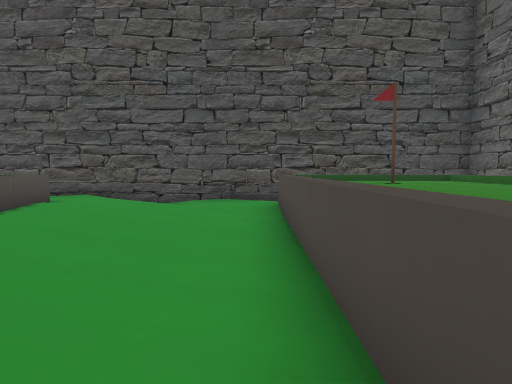
view 1 (above)

23 first-person views from a walk through a 3-D level made in the Godot game engine. The camera is 1.5 m above the floor, tilts 4° down and sees 80° across. The floor is counted in squares, 2 m on a side. Each view is taken from the middle of a square. On the plan, view 1 faces up. The plan holds only what a view shows up to about 10 squares ahead; the rest is blank. The place goes on beyond the plan. Some surface patterns are stand-ins.

view 2
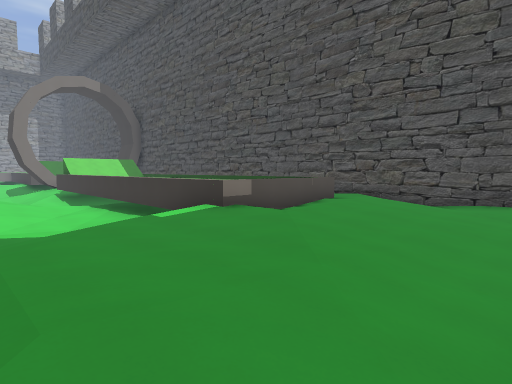

view 3
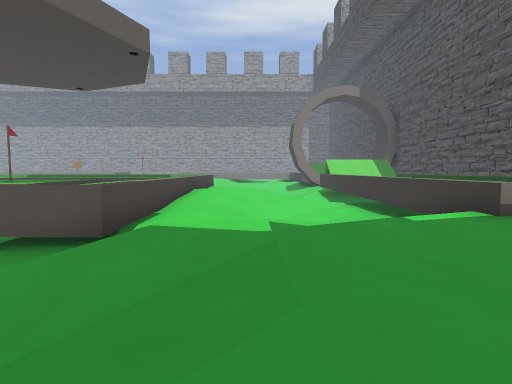

view 4
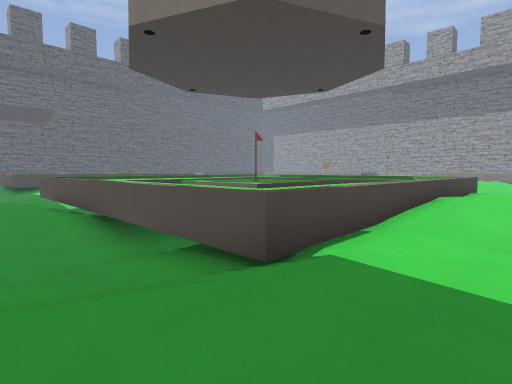

view 5
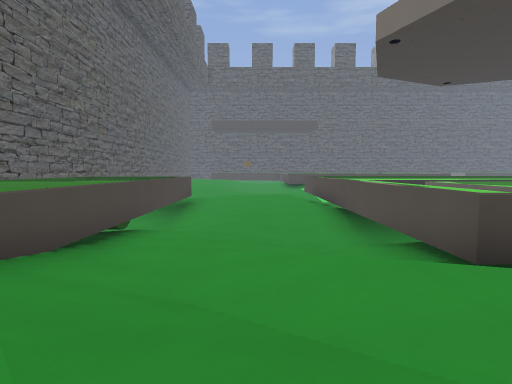

view 6
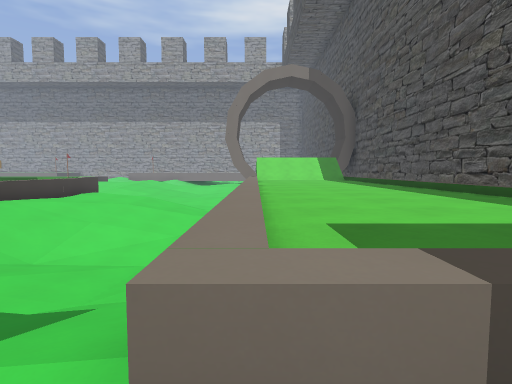

view 7
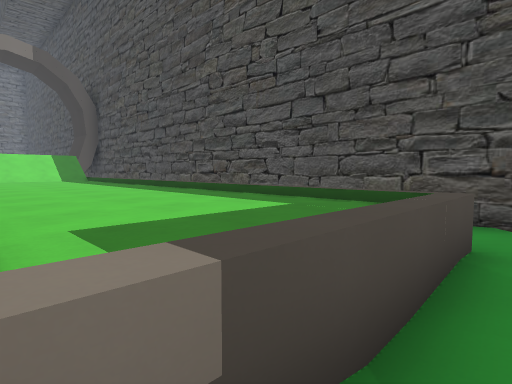

view 8
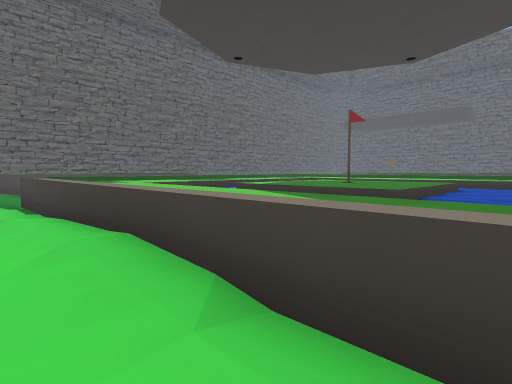

view 9
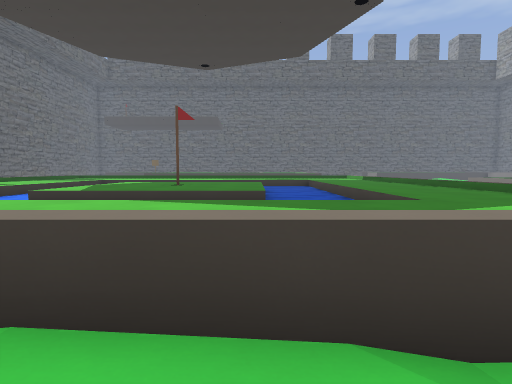

view 10
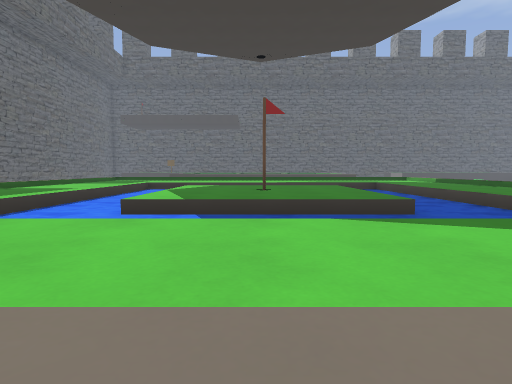

view 11
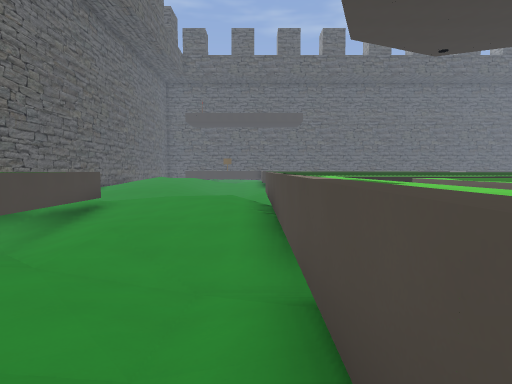

view 12
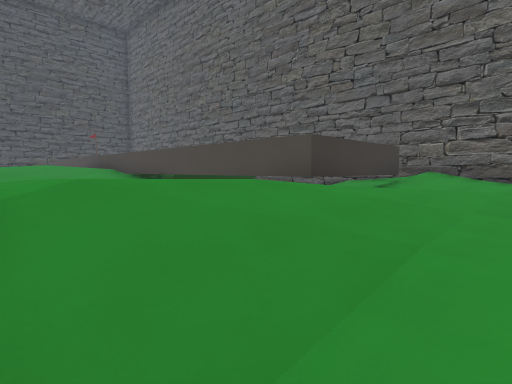

view 13
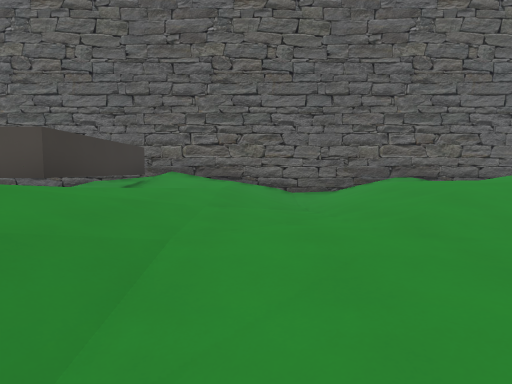

view 14
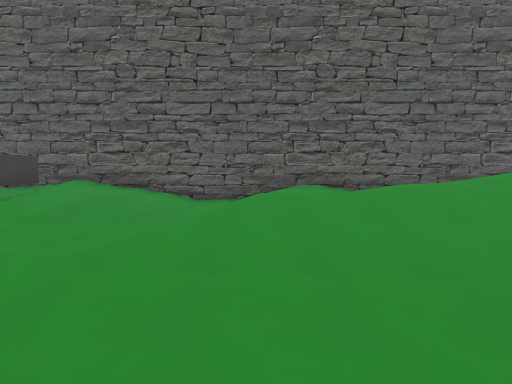

view 15
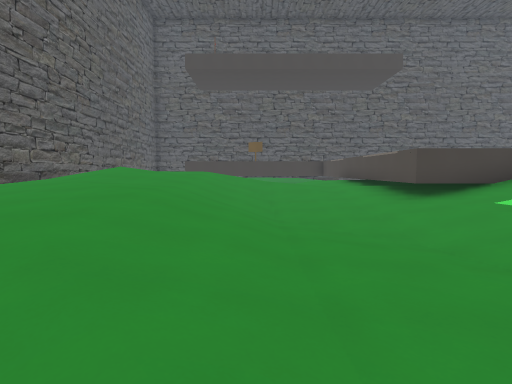

view 16
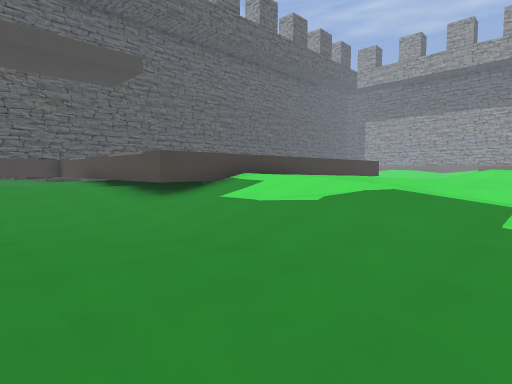

view 17
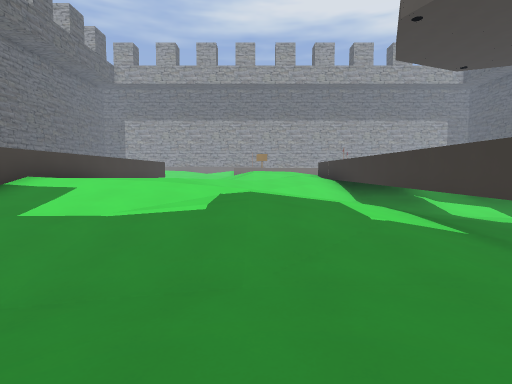

view 18
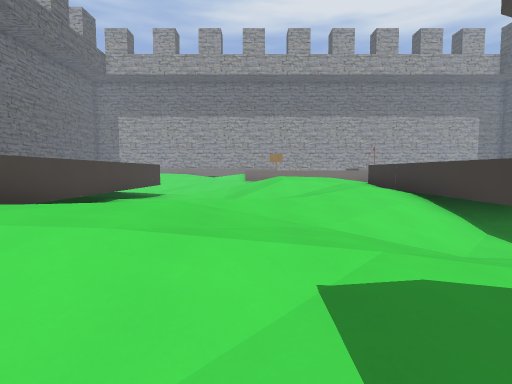

view 19
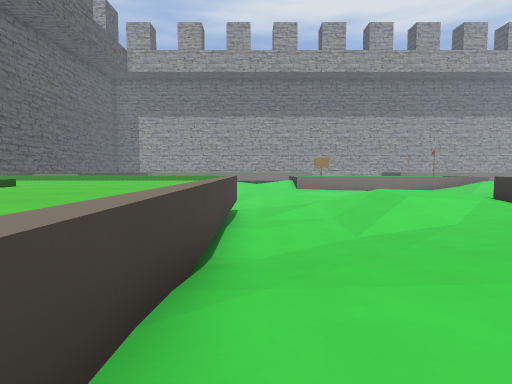

view 20
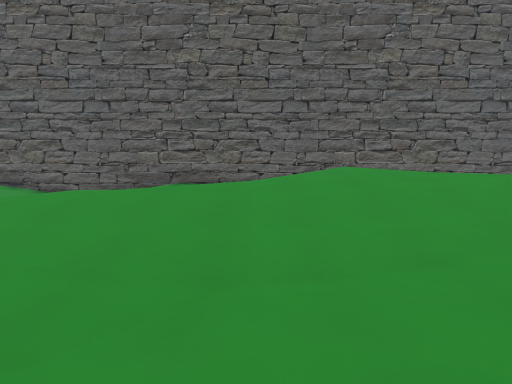

view 21
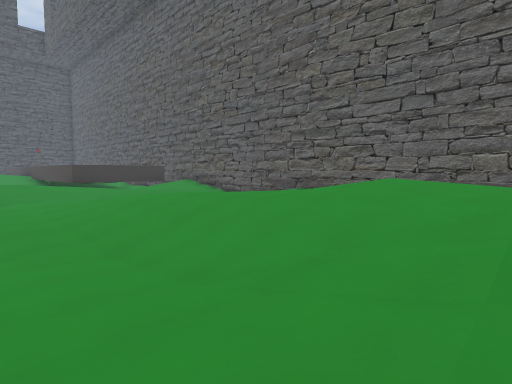

view 22
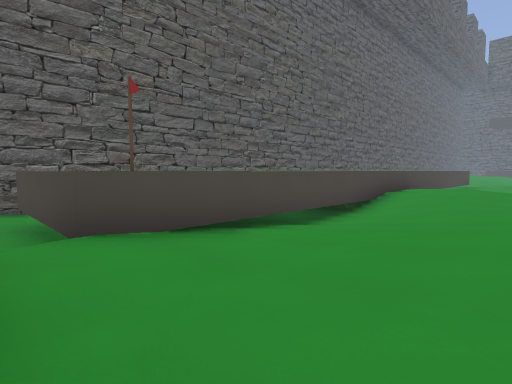

view 23
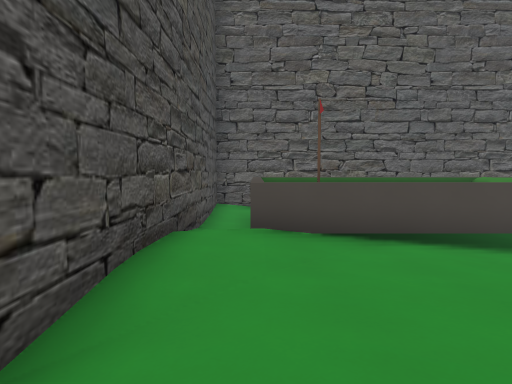

### Floor plan
Key: @ floor where view 1 was taken; # wall or solid block; . main floor; : floor 0.25 m higher than the main floor; - floor 0.25 m lower than the main floor; + floor 0.5 m higher than the main floor; _ floor 0.5 m lower than the main floor; * floor 0.75 m higher than the main floor; < floor 0.75 m lower than the main floor; % floor 1 m higher than the main floor; ( floor 1 m lower than the main floor; & floor 1.25 m higher than the main floor; ! floor 1.25 m lower than the main floor; / step, stairs or slope; = window, fence, low wall or low ledge; ≈ water the walk keeps out of; ^ raised ledge; v drop or lower ground; F flag.
Columns run from 17 left of view 1 to 6 right of it. Each row starts with its distance up from view 1.
  9      ###################
  8             %*++**+...:#
  7      :::..:/*%%***^###.#
  6    ^^^^^^^^^^%%*++^
  5  # ^^^^^^^^^^%%*++^^
  4  #       ^^^^*%*+:^^
  3        ###^^^%%*+:^^
  2       -__-./%%%%+:^^
  1    -.-__<_-/*****/#
  0    ::.._<-..+*%%%@^
 -1    **/////::+**/&%^
 -2    **%////+++**+/%^
 -3    %*%&%%**++/*::/^
 -4    ^^^^^^^^^=./:.:^
 -5    ^^^^^^^^##/-..:^
 -6             #//-..#^
 -7      ^^^^≈_ #__---#    #
 -8    #≈#^^^^≈##----<#    #
 -9  ###≈^^F^^≈##::../#    #
-10  ^^^≈^^ ^^≈##:+..-#   /#
-11  ^^^≈^   #≈##:++:.####/#
-12  ^^^≈≈≈<!v≈##:+++:.-///#
-13  #^^^#    ###//::::.-.:#
-14     ^##   # #<//---....#
-15 *^^^^=#######<<____/__/#
-16 %%***+//<-.--_____<<((/#
-17 %%%++*+/--::/___---//<<#
-18 %&%*:++:.:++//__-.::/.-#
-19 ////.:+*+++://<_-:+:  .#
-20 /:.--.:+***:._<</:++: .#
-21 ......:+***:._<<//+++  #
-22 ---....+***+.-_<//+**+ #
-23 -##^^^^^^^^^#-__//*%/* #
-24   ^^^^^^^   ^.--//%&%* #
-25   ^^^^^^    ^:..//%%   #
-26  ^^^^^      ^#.://%%   #

Where each view was taken, in squares from view 1:
view 1: 0 up, 0 right, facing up
view 2: 1 down, 0 right, facing up-left
view 3: 1 down, 0 right, facing left
view 4: 1 down, 2 left, facing down-left
view 5: 0 up, 2 left, facing down
view 6: 3 up, 4 left, facing left
view 7: 3 up, 4 left, facing up-left
view 8: 2 down, 14 left, facing down-right
view 9: 2 down, 12 left, facing down
view 10: 3 down, 10 left, facing down
view 11: 3 down, 4 left, facing down
view 12: 15 down, 4 left, facing up-right
view 13: 15 down, 4 left, facing right
view 14: 18 down, 4 left, facing right
view 15: 16 down, 1 left, facing down
view 16: 16 down, 1 left, facing down-left
view 17: 18 down, 1 left, facing left
view 18: 19 down, 5 left, facing left
view 19: 22 down, 7 left, facing left
view 20: 22 down, 4 left, facing right
view 21: 26 down, 3 left, facing up-right
view 22: 8 up, 3 left, facing down-right
view 23: 7 up, 4 left, facing right
